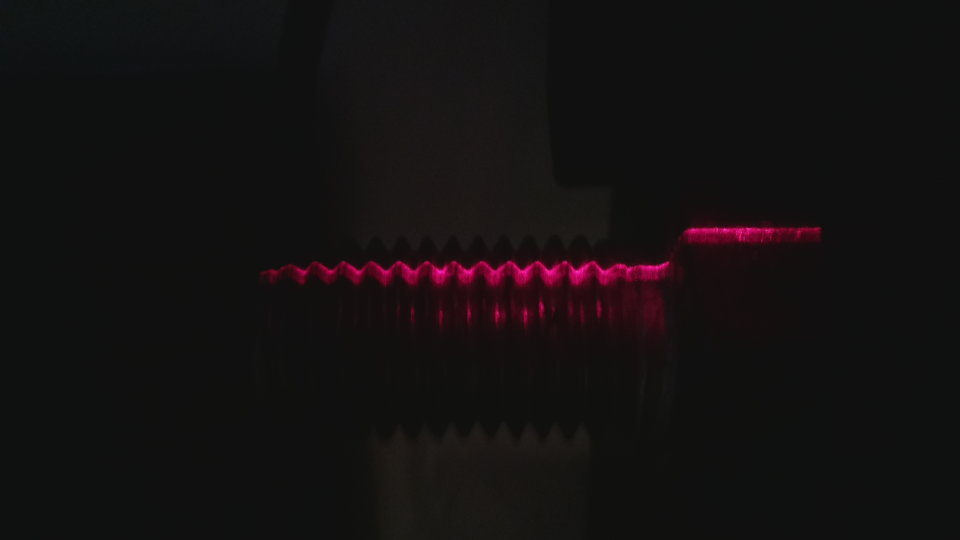
#> input picture znap24.jpg, 1920 x 1080 px (shown at 1/2 size)
$ python boltmeasure.py
#> lines starting #> are read from the running program, lines starting #| are printed output that depends on the picture; after the words box and inside, x2 and y2 are one past the last pixel; in counts of white or black regions, pixels touching at a corner belong together

import cv2
import time
import numpy as np


def find_peak(th_row, th_col):                  #Finds the positions of all the threads in the bolt

    rows = th_row.shape[0]
    check_width = 20
    p_row = np.array([], np.int16)
    p_column = np.array([], np.int16)
    i = check_width
    end_flag = False
    first_time = True

    while i < rows - check_width:

        if th_row[i] <= th_row[i-1] and th_row[i] <= th_row[i+1]:
            peak_flag = True

            for p in range(1, check_width):
                if th_row[i] > th_row[i-p] or th_row[i] > th_row[i+p]:
                    peak_flag = False
                    break

            if peak_flag:
                if first_time:
                    first_time = False
                elif p_row[-1] - th_row[i] > 50:
                    end_flag = True
                    break
                p_row = np.append(p_row, th_row[i])
                p_column = np.append(p_column, th_col[i])
                i += check_width - 5

        if end_flag:
            break
        i += 1

    return p_row, p_column


def find_valley(th_row, th_col):                #Finds the position of all the valleys between two threads in the bolt

    rows = th_row.shape[0]
    check_width = 30
    v_row = np.array([], np.int16)
    v_column = np.array([], np.int16)
    i = check_width
    end_flag = False
    first_time = True

    while i < rows - check_width:

        if th_row[i] >= th_row[i-1] and th_row[i] >= th_row[i+1]:
            valley_flag = True

            for p in range(1, check_width):
                if th_row[i] < th_row[i-p] or th_row[i] < th_row[i+p]:
                    valley_flag = False
                    break

            if valley_flag:
                if first_time:
                    first_time = False
                elif (v_row[-1] - th_row[i]) > 50:
                        end_flag = True
                        break
                v_row = np.append(v_row, th_row[i])
                v_column = np.append(v_column, th_col[i])
                i += check_width - 5

        if end_flag:
            break
        i += 1

    return v_row, v_column


def Noise(p_row,v_row):                                 #Removes Noise caused by glare
    p_avg=np.mean(p_row)
    noisepos_peak=list()
    for i in range(0,len(p_row)):
        if(p_row[i]> p_avg+30 or p_row[i]< p_avg-30):
            noisepos_peak.append(i)

    peak=np.array(np.delete(p_row,noisepos_peak),np.int16)

    v_avg=np.mean(v_row)
    noisepos_valley=list()
    for i in range(0,len(valley_row)):
        if(v_row[i]> v_avg+30 or v_row[i]< v_avg-30):
            noisepos_valley.append(i)

    valley=np.array(np.delete(v_row,noisepos_valley),np.int16)


    return peak,valley

def show_peak_valley(img, v_row, v_column, p_row, p_column):      #Plots a point on the individual threads as given by the laser profile
    #cv2.circle(img, (250, 250), 50, (100, 50, 200), -1)
    for i in range(v_row.shape[0]):
        cv2.circle(img, (int(v_column[i]), int(v_row[i])), 1, (0, 255, 0), -1)

    for i in range(p_row.shape[0]):
        cv2.circle(img, (int(p_column[i]), int(p_row[i])), 1, (255, 0, 0), -1)

    cv2.imshow("valleysssss", img)


img = cv2.imread('znap24.jpg')
#> img is the input picture: shape (1080, 1920, 3); mean B, G, R 17.2, 16.9, 20.3

img = img[100:1200,100:2000]
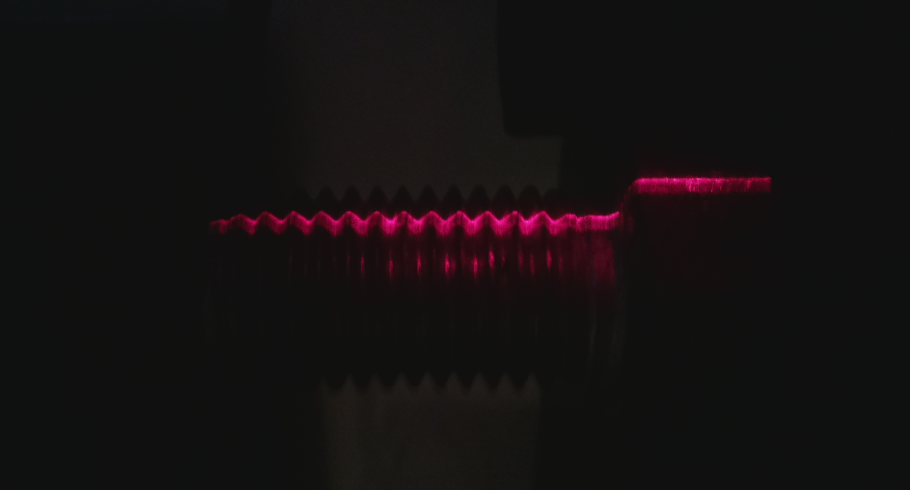
#> img: shape (980, 1820, 3) (shown at 1/2 size); mean B, G, R 17.2, 16.7, 20.8

redChannel = img[:, :, 2]
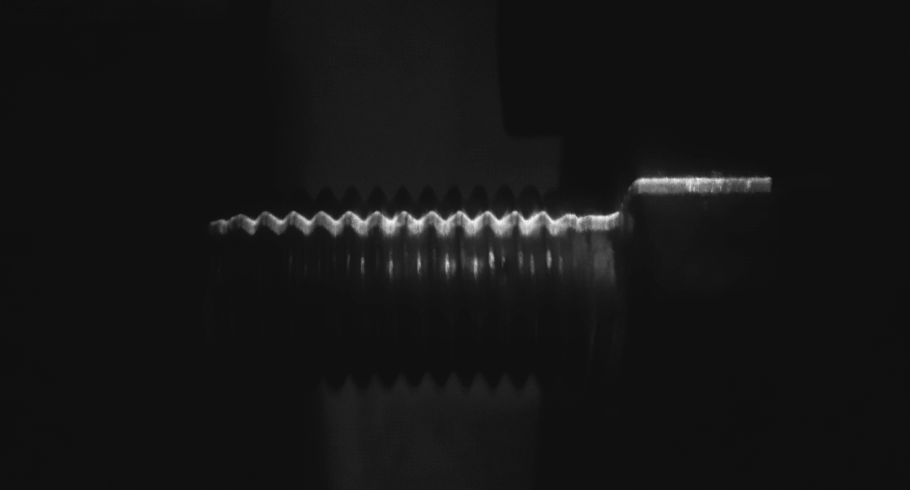
#> redChannel: shape (980, 1820) (shown at 1/2 size); min 12, max 255, mean 20.8

#redChannel = cv2.bilateralFilter(redChannel, 10, 100, 100)

retval,binaryImage = cv2.threshold(redChannel, 80, 255, cv2.THRESH_BINARY+cv2.THRESH_OTSU)
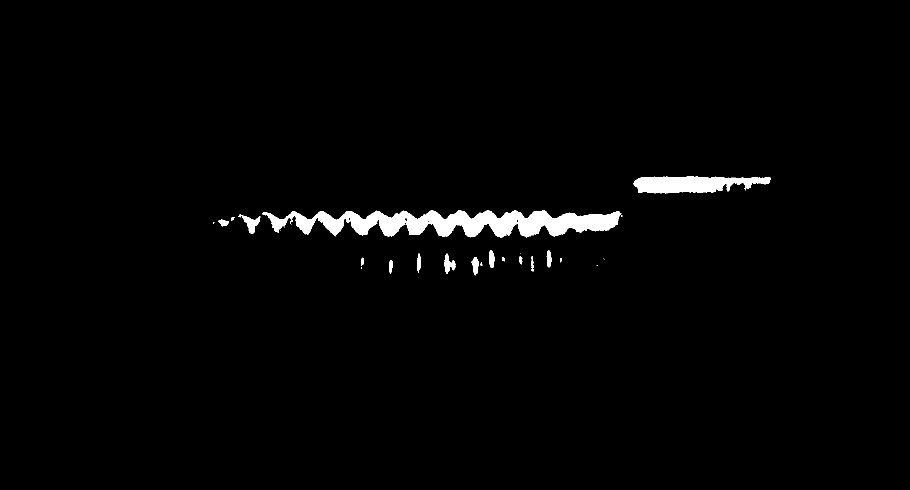
#> binaryImage: shape (980, 1820) (shown at 1/2 size); 1.8% white; 28 white regions (11 under 20 px), largest, box (x1, y1, x2, y2) and area: (525, 421, 1241, 475) 21931, (1267, 352, 1542, 387) 6598, (484, 430, 521, 468) 626
#> retval = 76

thread_row = np.array([])
thread_col = np.array([])
top=0
bottom=0
#print(binaryImage.shape[0])
#print(binaryImage.shape[1])
'''start = time.time()
for column in range(1, binaryImage.shape[1]):
    top_flag = False
    for row in range(1, binaryImage.shape[0]):
        if binaryImage[row, column] != 0:
            top = column
            break
    if top != 0:
        break
for column in range(binaryImage.shape[1] - 1, top, -1):

    for row in range(1, binaryImage.shape[0]):
        if binaryImage[row, column] != 0:
            bottom = column;
            break
    if bottom != 0:
        break
stop = time.time()
'''
for column in range(binaryImage.shape[1]):

    for row in range(binaryImage.shape[0]):
        if binaryImage[row, column] != 0:
            thread_row = np.append(thread_row, row)
            thread_col = np.append(thread_col, column)
            break

temp = np.diff(thread_row, 1)
temp = np.where(temp < -50)
print("Hello")
print(temp)


valley_row, valley_column = find_valley(thread_row, thread_col)

peak_row, peak_column = find_peak(thread_row, thread_col)

top = thread_col[0]
bottom = thread_col[-1]

print("No of pixels from top to bottom is {}".format((bottom - top)*5.9/1104))
#print("Time is {}".format(stop-start))


print("Peaks:")
print(peak_row)
print("their pos:")
print(peak_column)
print("peak diff")
print(np.diff(peak_column, 1))

print("Valleys")
print(valley_row)
print("their pos:")
print(valley_column)
print("valley diff")
print(np.diff(valley_column,1)*5.9/1104)


peaks,valleys=Noise(peak_row,valley_row)


show_peak_valley(img, valleys, valley_column, peaks, peak_column)
#> after the loop in show_peak_valley, `for i in range(v_row.shape[0]):`: img: shape (980, 1820, 3); under 0.01% of pixels changed, all inside (x1, y1, x2, y2) = (506, 429, 1245, 442)
#> after the loop in show_peak_valley, `for i in range(p_row.shape[0]):`: img: shape (980, 1820, 3); mean B, G, R 17.2, 16.7, 20.8


#cv2.imshow('org', redChannel)
cv2.imshow('otsu', binaryImage)

cv2.waitKey(0)
cv2.destroyAllWindows()

$ run again, with znap5.jpg copied over znap24.jpg
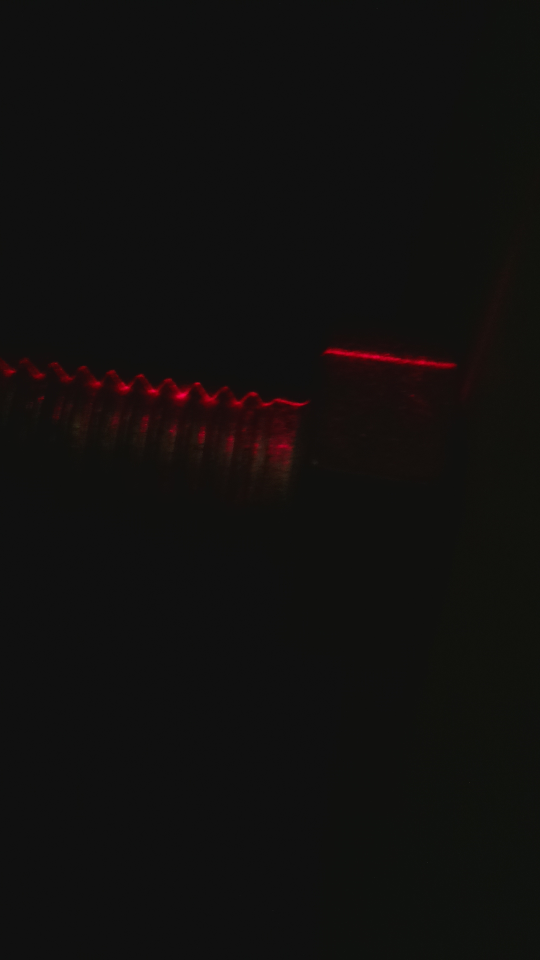
#> input picture znap5.jpg, 1080 x 1920 px (shown at 1/2 size)
#> img is the input picture: shape (1920, 1080, 3); mean B, G, R 14.8, 15.9, 17.6
#> `redChannel = img[:, :, 2]`:
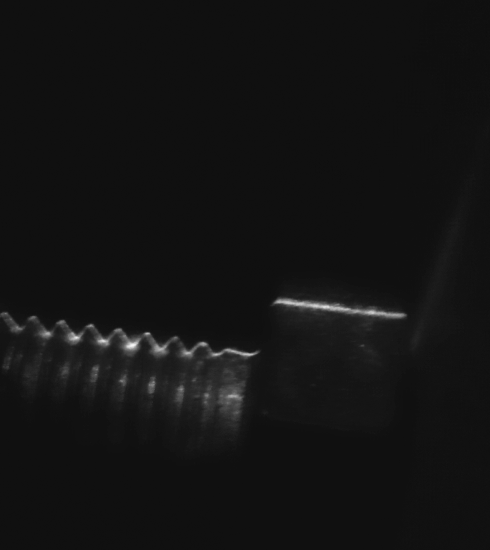
#> redChannel: shape (1100, 980) (shown at 1/2 size); min 12, max 247, mean 19.1
#> `retval,binaryImage = cv2.threshold(redChannel, 80, 255, cv2.THRESH_BIN..`:
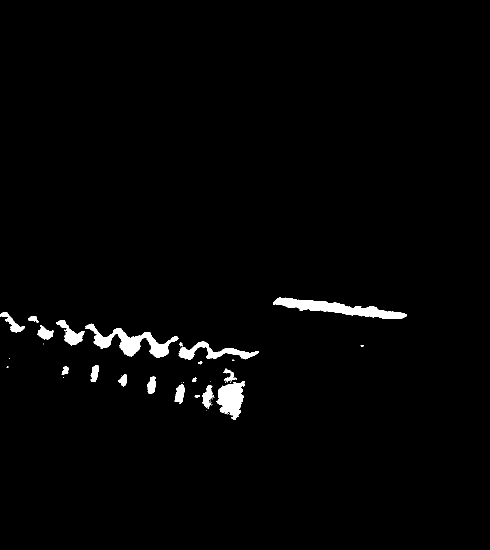
#> binaryImage: shape (1100, 980) (shown at 1/2 size); 1.7% white; 43 white regions (24 under 20 px), largest, box (x1, y1, x2, y2) and area: (546, 595, 813, 638) 4443, (171, 647, 357, 716) 4138, (432, 762, 490, 840) 2731
#> retval = 56
